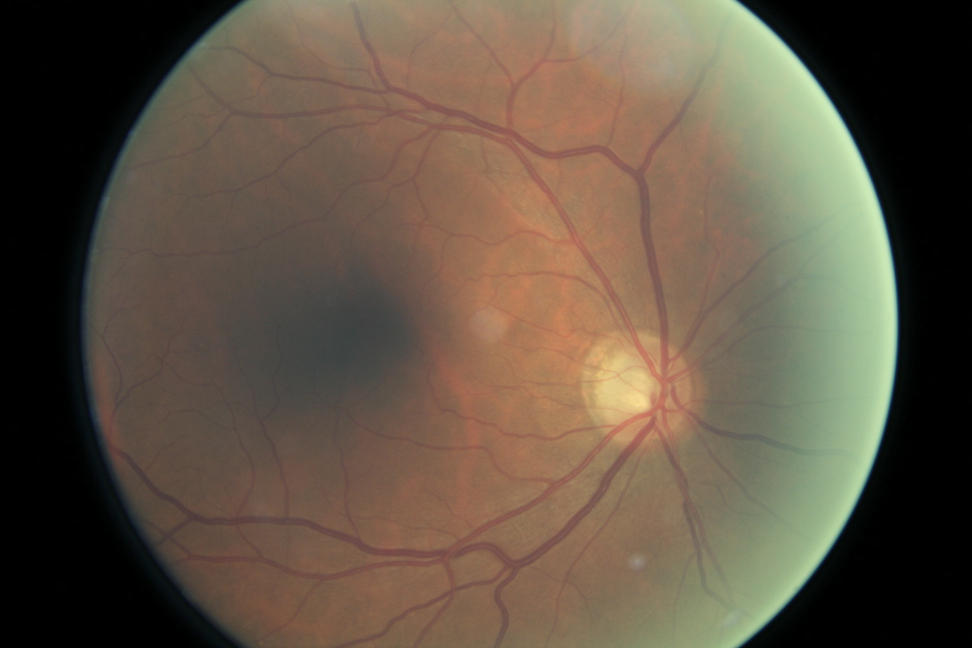
#> input picture Code/Data/train1/1000_left.jpeg, 3888 x 2592 px (shown at 1/4 size); its folder holds only this picture in this run
$ python preprocess_images.py   (older library calls are emulated)
#> lines starting #> are read from the running program, lines starting #| are printed output that depends on the picture; after the words box and inside, x2 and y2 are one past the last pixel; in counts of white or black regions, pixels touching at a corner belong together
#> in save_single, image_original is the input picture: PIL image 3888x2592 RGB; mean R, G, B 97.3, 84.3, 68.8
"""
Tries to remove unnecessary black borders around the images, and
"trim" the images to they take up the entirety of the image.
It's hacky & not very nice but it works :))
"""

import os
import numpy as np
from PIL import Image, ImageFile
import warnings
from multiprocessing import Pool
from tqdm import tqdm
import cv2
ImageFile.LOAD_TRUNCATED_IMAGES = True


def trim(im):
    """
    Converts image to grayscale using cv2, then computes binary matrix
    of the pixels that are above a certain threshold, then takes out
    the first row where a certain percetage of the pixels are above the
    threshold will be the first clip point. Same idea for col, max row, max col.
    """
    percentage = 0.02
    img = np.array(im)
    img_gray = cv2.cvtColor(img, cv2.COLOR_BGR2GRAY)
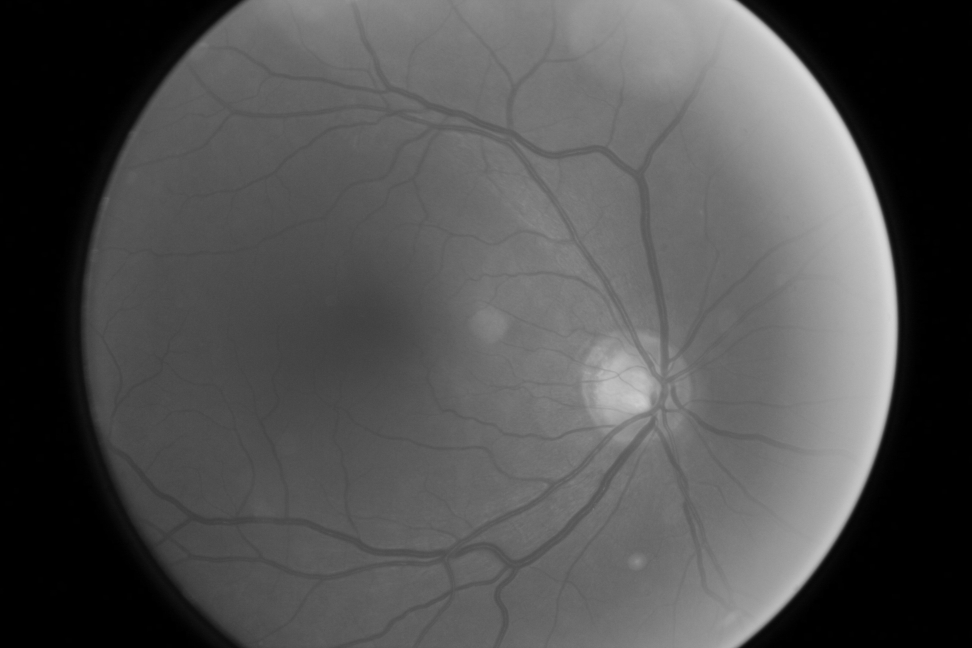
#> img_gray: shape (2592, 3888) (shown at 1/4 size); min 0, max 224, mean 81.1
    im = img_gray > 0.1 * np.mean(img_gray[img_gray != 0])
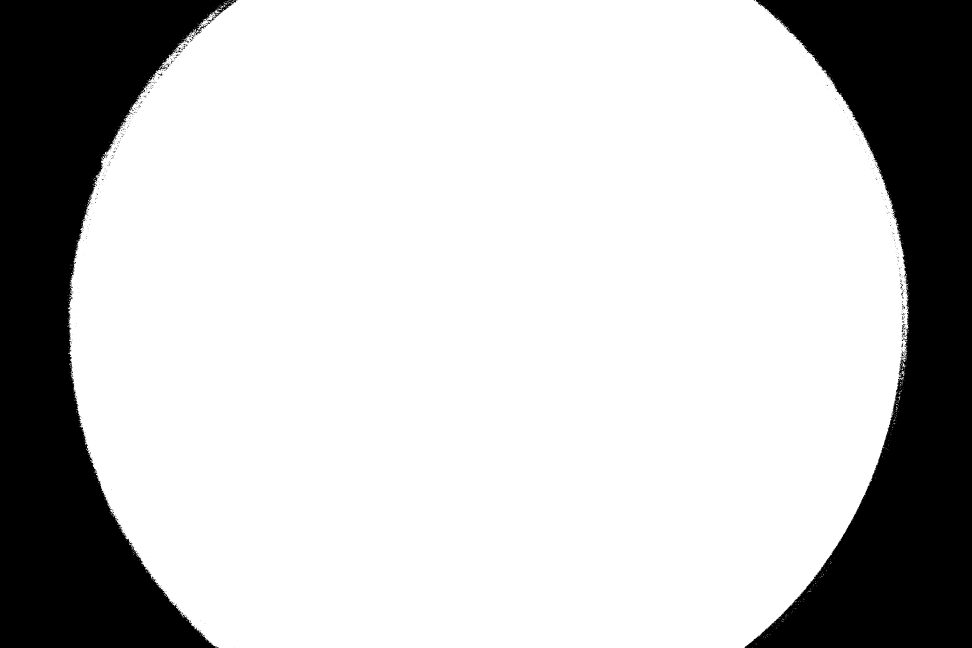
#> im: shape (2592, 3888) bool (shown at 1/4 size); 76.3% white; 826 black regions (790 under 20 px), largest, box (x1, y1, x2, y2) and area: (0, 0, 952, 2592) 1207834, (2978, 0, 3888, 2592) 1176820, (799, 87, 841, 116) 212
    row_sums = np.sum(im, axis=1)
#> row_sums = 2592 values, max 3361 at index 1250, min 2072 at index 0, mean 2966.3
    col_sums = np.sum(im, axis=0)
#> col_sums = 3888 values, max 2592 at index 952, min 0 at index 0, mean 1977.5
    rows = np.where(row_sums > img.shape[1] * percentage)[0]
#> rows = 2592 values from 0 to 2591
    cols = np.where(col_sums > img.shape[0] * percentage)[0]
#> cols = 3356 values from 277 to 3632
    min_row, min_col = np.min(rows), np.min(cols)
#> min_row = 0; min_col = 277
    max_row, max_col = np.max(rows), np.max(cols)
#> max_row = 2591; max_col = 3632
    im_crop = img[min_row : max_row + 1, min_col : max_col + 1]
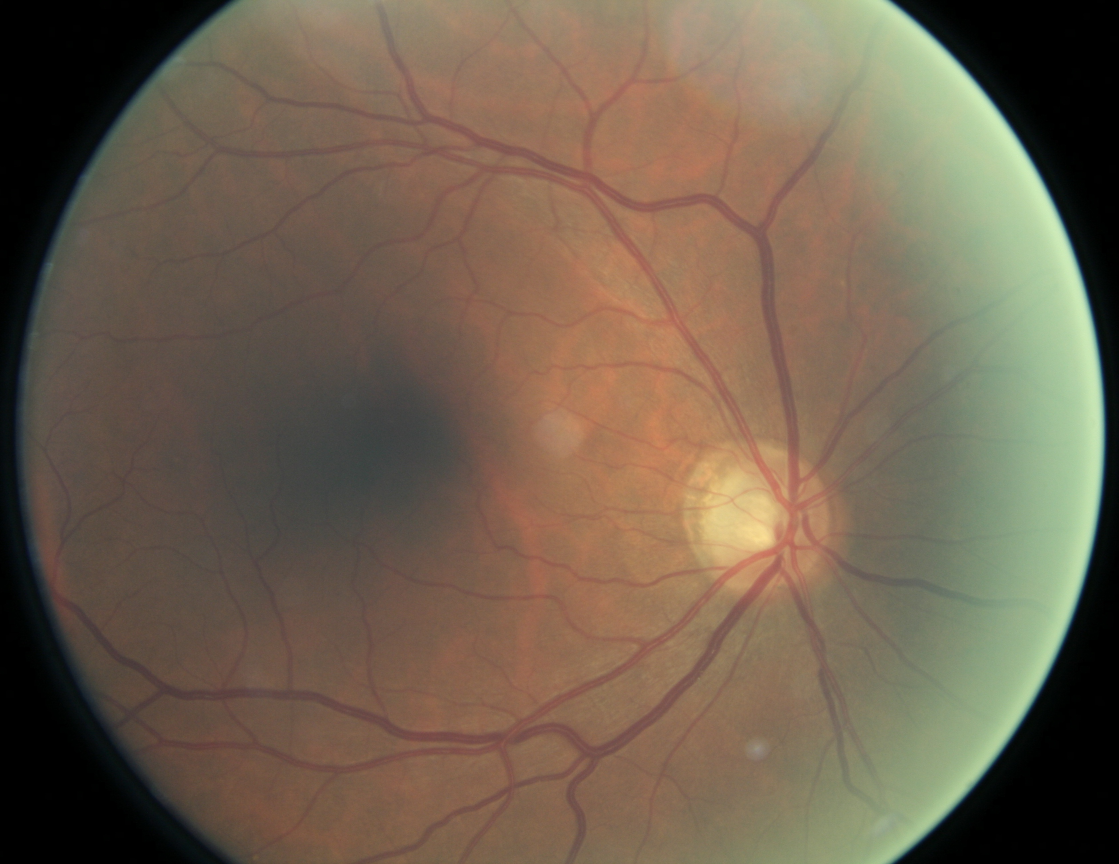
#> im_crop: shape (2592, 3356, 3) (shown at 1/3 size); mean R, G, B 112.7, 97.6, 79.7
    return Image.fromarray(im_crop)


def resize_maintain_aspect(image, desired_size):
    """
    Stole this from some stackoverflow post but can't remember which,
    this will add padding to maintain the aspect ratio.
    """
#> called with desired_size = 150
    old_size = image.size  # old_size[0] is in (width, height) format
#> old_size = (3356, 2592)
    ratio = float(desired_size) / max(old_size)
#> ratio = 0.0447
    new_size = tuple([int(x * ratio) for x in old_size])
#> new_size = (150, 115)
    im = image.resize(new_size, Image.ANTIALIAS)
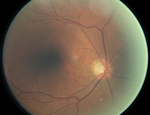
#> im: PIL image 150x115 RGB; mean R, G, B 112.7, 97.6, 79.7
    new_im = Image.new("RGB", (desired_size, desired_size))
#> new_im: PIL image 150x150 RGB; every value is 0
    new_im.paste(im, ((desired_size - new_size[0]) // 2, (desired_size - new_size[1]) // 2))
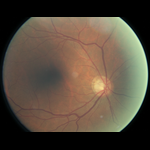
#> new_im: PIL image 150x150 RGB; mean R, G, B 86.4, 74.8, 61.1
    return new_im


def save_single(args):
    img_file, input_path_folder, output_path_folder, output_size = args
    image_original = Image.open(os.path.join(input_path_folder, img_file))
    image = trim(image_original)
    image = resize_maintain_aspect(image, desired_size=output_size[0])
    image.save(os.path.join(output_path_folder + img_file))


def fast_image_resize(input_path_folder, output_path_folder, output_size=None):
    """
    Uses multiprocessing to make it fast
    """
    if not output_size:
        warnings.warn("Need to specify output_size! For example: output_size=100")
        exit()

    if not os.path.exists(output_path_folder):
        os.makedirs(output_path_folder)

    jobs = [
        (file, input_path_folder, output_path_folder, output_size)
        for file in os.listdir(input_path_folder)
    ]

    with Pool() as p:
        list(tqdm(p.imap_unordered(save_single, jobs), total=len(jobs)))


if __name__ == "__main__":
    fast_image_resize("../Data/train1/", "../Data/train1_resized_150/", output_size=(150, 150))

$ run again, on Code/Data/train1/1044_left.jpeg
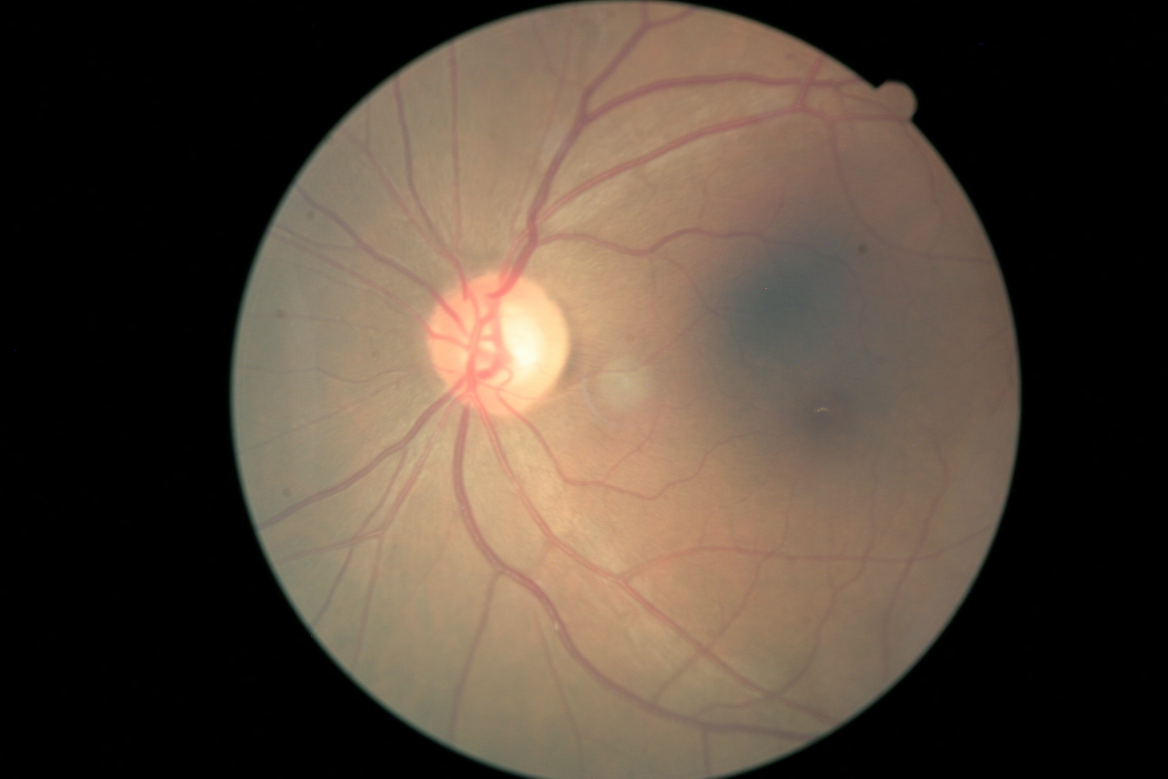
#> input picture Code/Data/train1/1044_left.jpeg, 3504 x 2336 px (shown at 1/3 size)
#> in save_single, image_original is the input picture: PIL image 3504x2336 RGB; mean R, G, B 82.7, 69.1, 56.8
#> in trim, `im = img_gray > 0.1 * np.mean(img_gray[img_gray != 0])`:
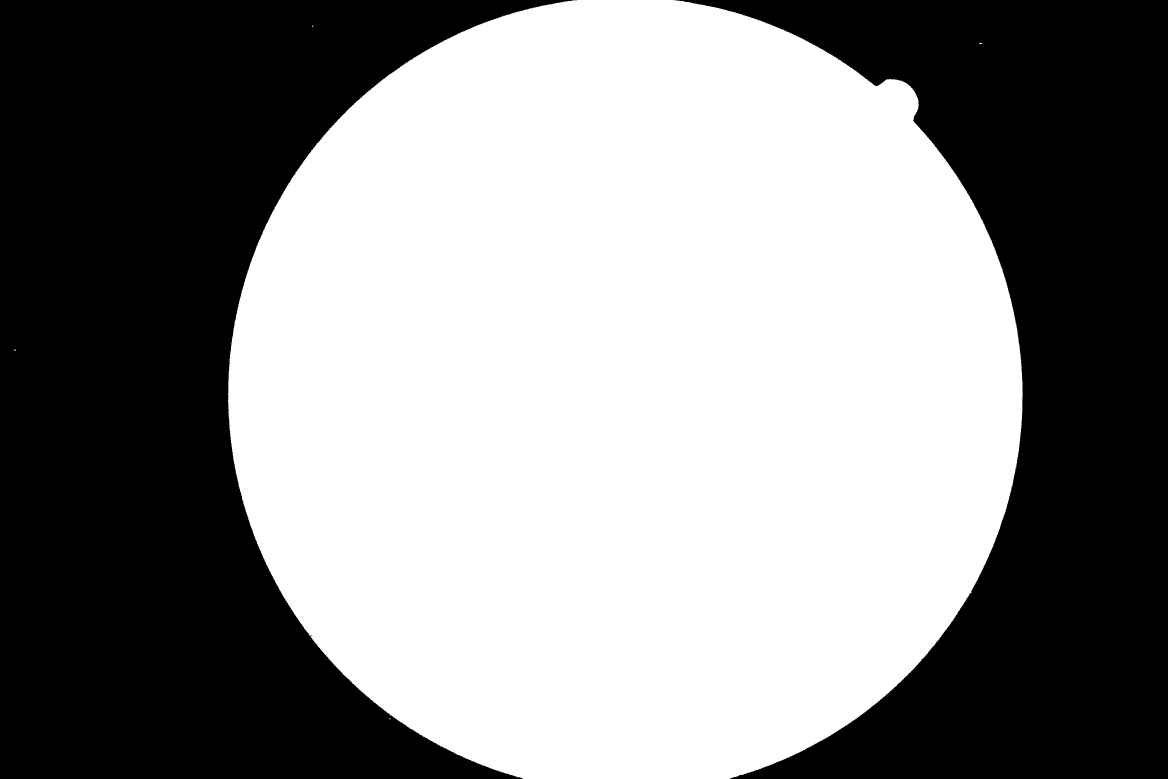
#> im: shape (2336, 3504) bool (shown at 1/3 size); 54.4% white; 3 black regions (1 under 20 px), largest, box (x1, y1, x2, y2) and area: (0, 0, 1731, 2336) 2160261, (2022, 0, 3504, 2336) 1571121
#> row_sums = 2336 values, max 2384 at index 1162, min 291 at index 0, mean 1906.7
#> col_sums = 3504 values, max 2336 at index 1731, min 0 at index 0, mean 1271.1
#> rows = 2336 values from 0 to 2335
#> cols = 2382 values from 685 to 3066
#> min_row = 0; min_col = 685
#> max_row = 2335; max_col = 3066
#> in resize_maintain_aspect, `new_im.paste(im, ((desired_size - new_size[0]) // 2, (desired_size - n..`:
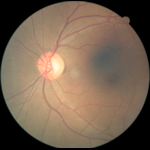
#> new_im: PIL image 150x150 RGB; mean R, G, B 119.3, 99.7, 81.9

$ run again, on Code/Data/train1/1056_left.jpeg
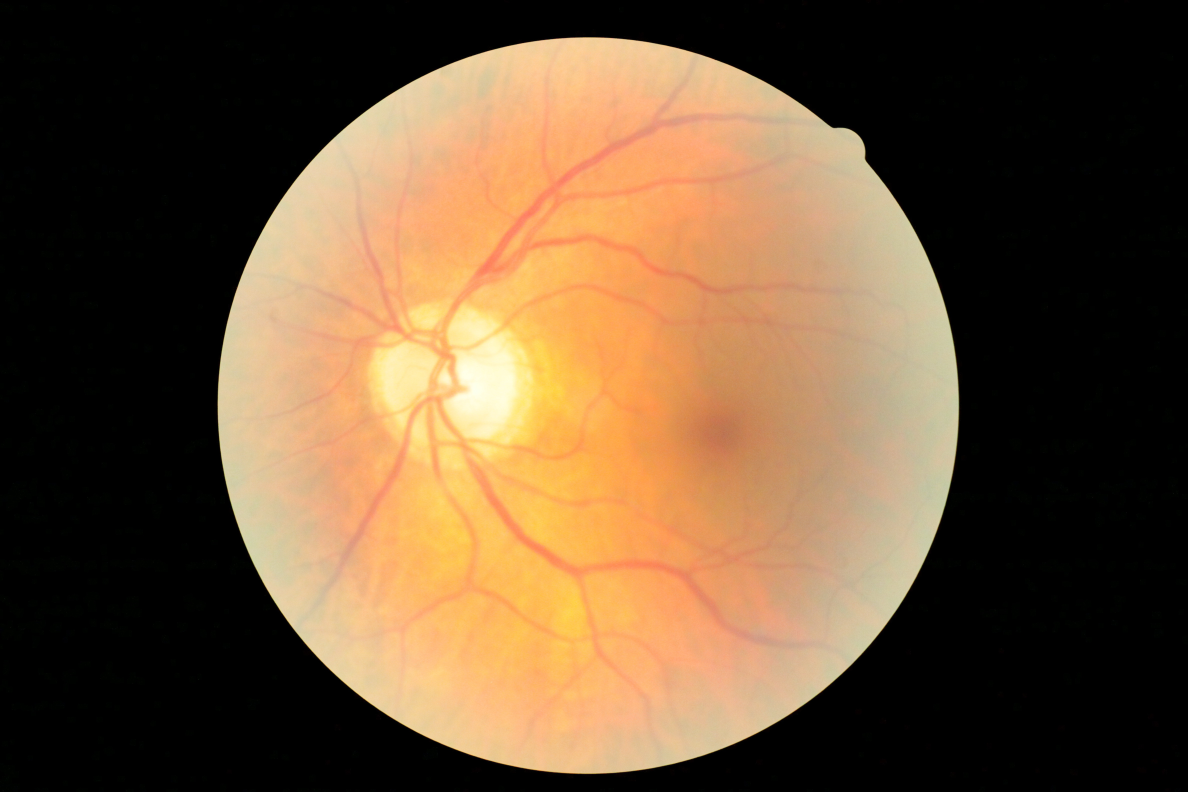
#> input picture Code/Data/train1/1056_left.jpeg, 4752 x 3168 px (shown at 1/4 size)
#> in save_single, image_original is the input picture: PIL image 4752x3168 RGB; mean R, G, B 107.3, 82.4, 56.2
#> in trim, `im = img_gray > 0.1 * np.mean(img_gray[img_gray != 0])`:
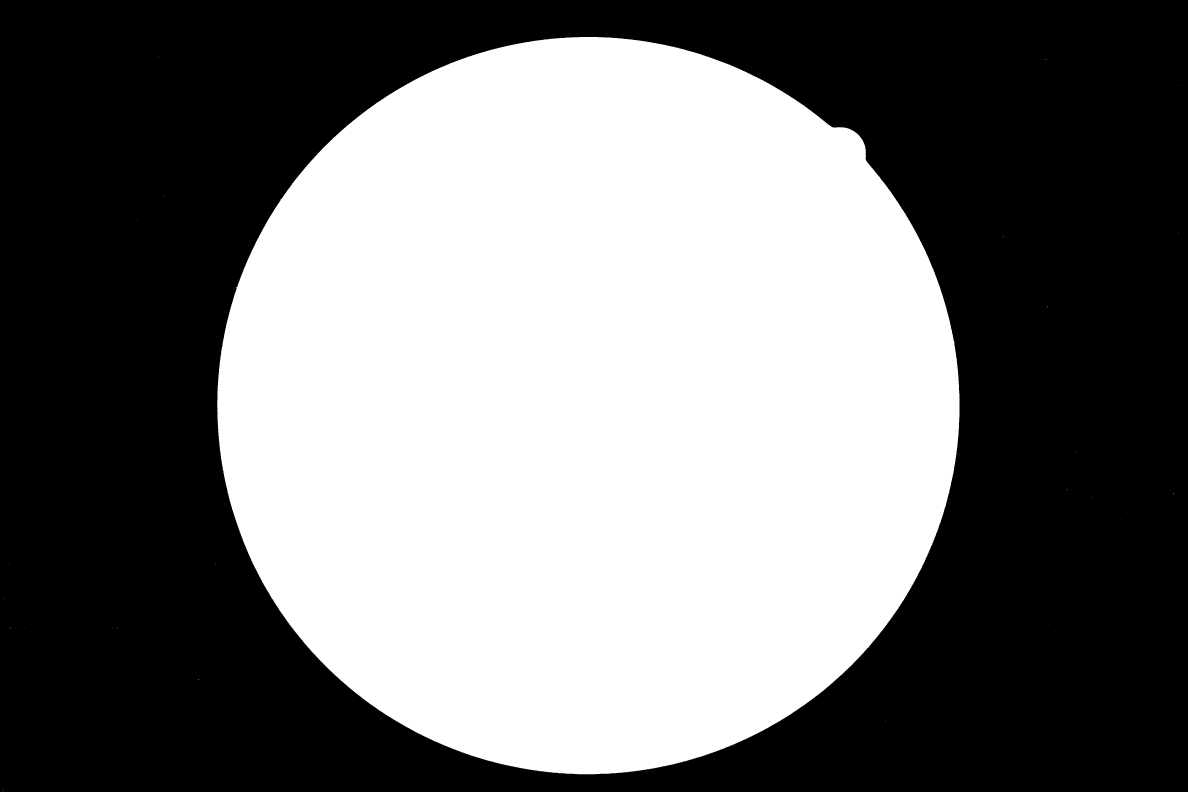
#> im: shape (3168, 4752) bool (shown at 1/4 size); 45.7% white; 107 white regions (106 under 20 px), largest, box (x1, y1, x2, y2) and area: (869, 148, 3838, 3097) 6879754
#> row_sums = 3168 values, max 2970 at index 1639, min 0 at index 0, mean 2171.7
#> col_sums = 4752 values, max 2950 at index 2374, min 0 at index 1, mean 1447.8
#> rows = 2947 values from 149 to 3095
#> cols = 2968 values from 870 to 3837
#> min_row = 149; min_col = 870
#> max_row = 3095; max_col = 3837
#> in resize_maintain_aspect, `new_im.paste(im, ((desired_size - new_size[0]) // 2, (desired_size - n..`:
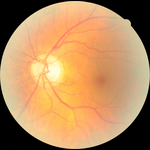
#> new_im: PIL image 150x150 RGB; mean R, G, B 182.4, 140, 95.5
